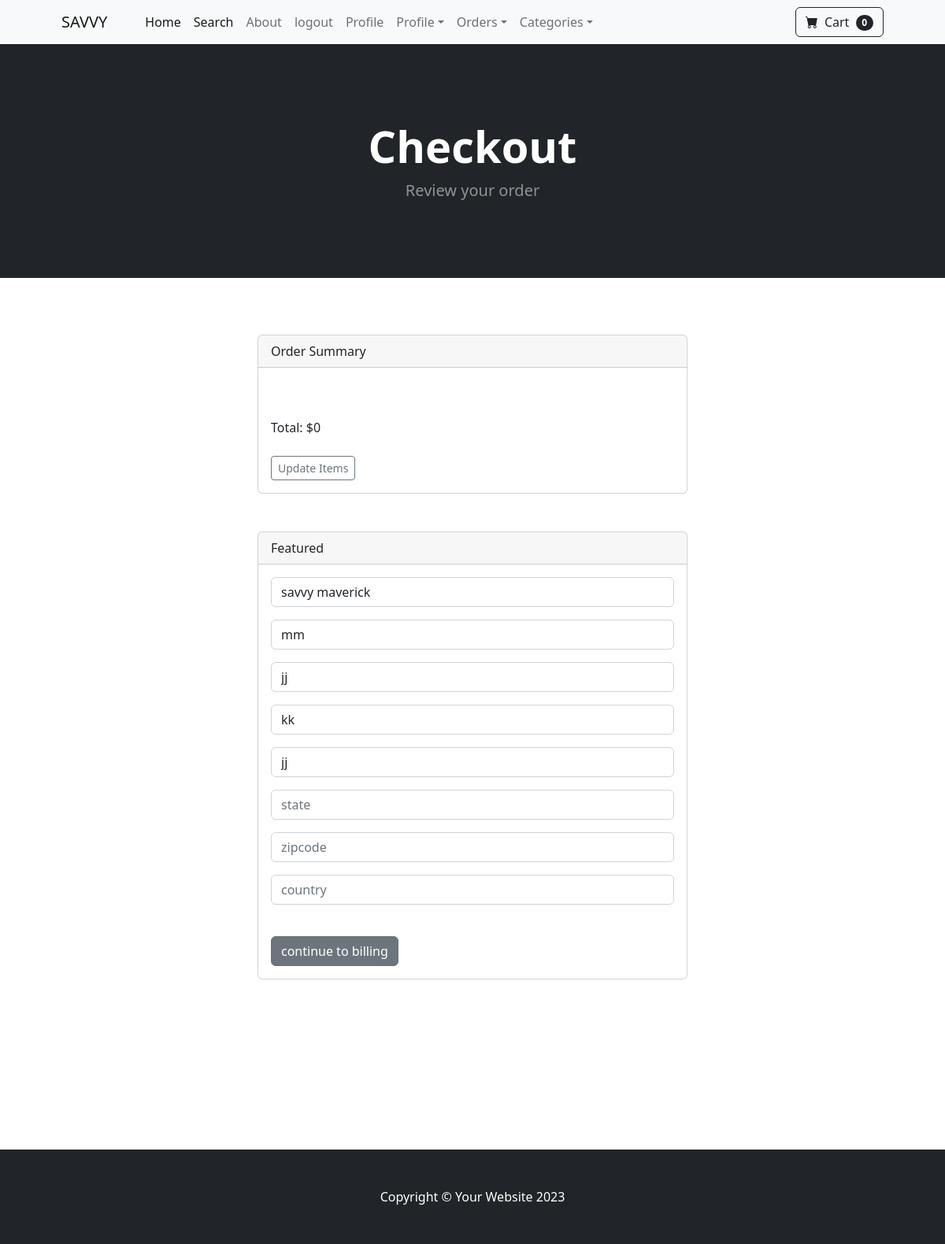
The app's page /payment/checkout (signed in) with its own data.
### payment/models.py (models this page shows, shortened)
class ShippingAddress(models.Model):
    user = models.ForeignKey(User, on_delete=models.CASCADE, null=True, blank=True)
    shipping_full_name = models.CharField(max_length=255)
    shipping_email = models.CharField(max_length=255)
    shipping_address1 = models.CharField(max_length=255)
    shipping_address2 = models.CharField(max_length=255)
    shipping_city = models.CharField(max_length=255)
    shipping_state = models.CharField(max_length=255, null=True, blank=True)
    shipping_zipcode = models.CharField(max_length=255, null=True, blank=True)
    shipping_country = models.CharField(max_length=255, blank=True)
    class Meta:
        verbose_name_plural = "shipping Address"

### payment/views.py (the view)
# urls.py: path('checkout', views.checkout, name='checkout'),
def checkout(request):
    cart = Cart(request)
    cart_products = cart.get_prods()
    quantities = cart.get_quants()
    totals = cart.cart_totals()
    if request.user.is_authenticated:
        shipping_user = ShippingAddress.objects.get(user__id = request.user.id)
        shipping_form = ShippingForm(request.POST or None, instance=shipping_user)
        return render(request, 'payment/checkout.html', {"cart_products": cart_products, 'quantities':quantities, 'totals': totals, 'shipping_form': shipping_form})
    else:
        shipping_form = ShippingForm(request.POST or None)
        return render(request, 'payment/checkout.html', {"cart_products": cart_products, 'quantities':quantities, 'totals': totals, 'shipping_form': shipping_form})

### cart/cart.py (called while the page is built, shortened)
    def __len__(self):
        return len(self.cart)

    def get_prods(self):
        product_ids = self.cart.keys()
        products = Product.objects.filter(id__in = product_ids )
        return products

    def get_quants(self):
        quantities = self.cart
        return quantities

    def cart_totals(self):
        product_ids = self.cart.keys()
        products = Product.objects.filter(id__in=product_ids)
        quantities = self.cart
        total = 0
        return total

### cart/context_processors.py (called while the page is built)
def cart(request):
    return {'cart': Cart(request)}

### payment/templates/payment/checkout.html (shortened to what this page needs)
{% extends 'base.html' %}
{% block content %}
        <header class="bg-dark py-5">
            <div class="container px-4 px-lg-5 my-5">
                <div class="text-center text-white">
                    <h1 class="display-4 fw-bolder">Checkout</h1>
                    <p class="lead fw-normal text-white-50 mb-0">Review your order</p>
                </div>
            </div>
        </header>
        <br><br><br>
        <div class="container">
                     <div class="row">
                <div class="col-md-6 offset-md-3">
                    <div class="card">
                        <div class="card-header">
                            Order Summary
                        </div>
                        <div class="card-body">
                           <br><br>
                           Total: ${{totals}}
                           <br><br>
                           <a href="{% url 'cart_summary'%}" class="btn btn-sm btn-outline-secondary">Update Items</a>
                        </div>
                    </div>
                    <br><br>
                    <div class="card">
                        <div class="card-header">
                            Featured
                        </div>
                        <div class="card-body">
                            <form method="post" action="{% url 'billing_info'%}" >
                                {{shipping_form.as_p}}
                                 <br>
                                 <button type="submit" class="btn btn-secondary">continue to billing</button>
                            </form>
                        </div>
                    </div>
                </div>
            </div>
        </div>
       <br><br><br><br><br><br><br><br><br>
{% endblock %}

### records on screen
ShippingAddress: shipping_full_name "savvy maverick", shipping_email "mm", shipping_address1 "jj", shipping_address2 "kk", shipping_city "jj"

### other values on screen
{{ cart|length }} "0"
{{ totals }} "0"
